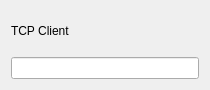
<?xml version="1.0" encoding="UTF-8"?>
<ui version="4.0">
 <class>Widget</class>
 <widget class="QWidget" name="Widget">
  <property name="geometry">
   <rect>
    <x>0</x>
    <y>0</y>
    <width>210</width>
    <height>90</height>
   </rect>
  </property>
  <property name="windowTitle">
   <string>Widget</string>
  </property>
  <layout class="QVBoxLayout" name="verticalLayout">
   <item>
    <widget class="QLabel" name="label">
     <property name="text">
      <string>TCP Client</string>
     </property>
    </widget>
   </item>
   <item>
    <widget class="QLineEdit" name="lineEdit"/>
   </item>
  </layout>
 </widget>
 <resources/>
 <connections/>
</ui>
